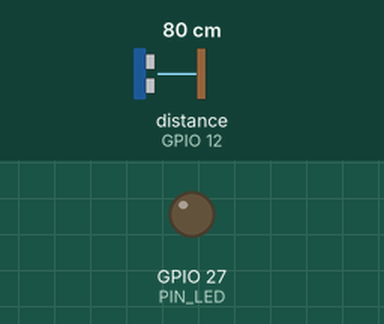
Recording of a sketch running on a simulated ESP32. Parts: output pins drawn as LEDs (lit = HIGH). Wiring (inferred from the names in the program): ultrasonic range finder: trigger GPIO 14; echo GPIO 12. Inputs (shaded band) come from the test bench; at power-on: distance to the obstacle (sensor on GPIO 12) 80 cm. The echo pulse lasts 58.3 µs per cm; WiFi joins after 1.5 s; servers stay silent unless stated; the local clock reads 2024-03-15 10:24:30 at power-on unless the sketch sets it; pins used as bus, display or sensor lines are not drawn; what the sketch prints to the serial monitor is not drawn.

Above: at 2.7 s.
2.8 s: distance to the obstacle (sensor on GPIO 12) set to 75 cm
At 4.92 s:
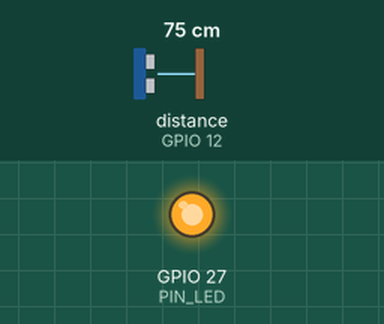
5.8 s: distance to the obstacle (sensor on GPIO 12) set to 80 cm
Timing chart, 0 to 8.8 s (numbered marks = the images above; inputs shaded):
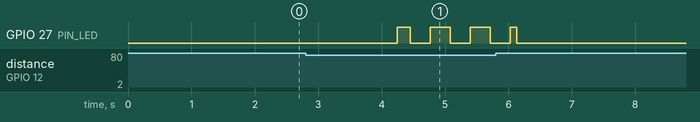

The sketch:

ALP_IoT.ino
```cpp
#include <Ds1302.h>
#include <WiFi.h>
#include <Firebase_ESP_Client.h>

// WiFi Credentials
#define WIFI_SSID     "Topher2005"
#define WIFI_PASSWORD "tOpher20156879"

// Firebase Credentials
#define FIREBASE_API_KEY      "AIzaSyC-LhMRAQJq88FhUai68BfAkQ5s2CfDM24"
#define FIREBASE_DATABASE_URL "https://iot-alp-46c09-default-rtdb.asia-southeast1.firebasedatabase.app"

// Pin Definitions
#define PIN_TRIG 14
#define PIN_ECHO 12
#define PIN_LED  27
#define PIN_CLK  26
#define PIN_DAT  25
#define PIN_RST  33

// Thresholds
const float RISE_THRESHOLD = 1.0;  // triggers POTENTIAL_FLOOD (in cm)
const float DROP_MARGIN = 2.0;   // water must drop at least this much to clear flood state (in cm)

// RTC Setup (RST, CLK, DAT)
Ds1302 rtc(PIN_RST, PIN_CLK, PIN_DAT);

// Firebase Setup
FirebaseData fbdo;
FirebaseAuth auth;
FirebaseConfig config;

// Timing for sensor interval
unsigned long lastCheckTime = 0;
const unsigned long interval = 2000;
float previousDistance = -1;

// Flood state tracking
bool inFloodState = false;

// so we can compare against it to detect a meaningful drop later.
float floodPeakDistance = -1;

// Non-blocking LED blink state.
bool ledBlinkActive = false;
unsigned long lastBlinkTime = 0;
const unsigned long blinkInterval = 300;
bool ledState = false;

// format Ds1302::DateTime into a readable string
String getTimestamp(const Ds1302::DateTime& dt) {
  char buf[20];
  snprintf(buf, sizeof(buf),
    "20%02d-%02d-%02d %02d:%02d:%02d",
    dt.year, dt.month, dt.day,
    dt.hour, dt.minute, dt.second
  );
  return String(buf);
}

// Helper: push a log entry to Firebase
void pushLog(const String& timestamp, float distance, float riseSpeed, const String& status) {
  if (!Firebase.ready()) {
    Serial.println("Firebase: not ready, skipping push");
    return;
  }

  FirebaseJson json;
  json.set("timestamp", timestamp);
  json.set("water_to_sensor_distance_cm", distance);
  json.set("rise_speed_cm_s", riseSpeed);
  json.set("status", status);  // "POTENTIAL_FLOOD" or "SAFE"

  String path = (status == "POTENTIAL_FLOOD") ? "/alerts" : "/safe_logs";

  if (Firebase.RTDB.pushJSON(&fbdo, path.c_str(), &json)) {
    Serial.println("Firebase: [" + status + "] saved — " + timestamp);
  } else {
    Serial.println("Firebase error: " + fbdo.errorReason());
  }
}

void setup() {
  Serial.begin(115200);

  pinMode(PIN_TRIG, OUTPUT);
  pinMode(PIN_ECHO, INPUT);
  pinMode(PIN_LED, OUTPUT);
  digitalWrite(PIN_LED, LOW);

  rtc.init();

  if (rtc.isHalted()) {
    Serial.println("RTC: was halted, restarting...");
    Ds1302::DateTime dt;
    dt.year = 25;
    dt.month = 6;
    dt.day = 8;
    dt.hour = 0;
    dt.minute = 0;
    dt.second = 0;
    dt.dow = 1;
    rtc.setDateTime(&dt);
  }

  Serial.println("RTC ready.");

  Serial.print("Connecting to WiFi");
  WiFi.begin(WIFI_SSID, WIFI_PASSWORD);
  while (WiFi.status() != WL_CONNECTED) {
    delay(500);
    Serial.print(".");
  }
  Serial.println("\nWiFi connected: " + WiFi.localIP().toString());

  config.api_key = FIREBASE_API_KEY;
  config.database_url = FIREBASE_DATABASE_URL;

  if (Firebase.signUp(&config, &auth, "", "")) {
    Serial.println("Firebase sign-up successful");
  } else {
    Serial.printf("Firebase sign-up failed: %s\n", config.signer.signupError.message.c_str());
  }

  Firebase.begin(&config, &auth);
  Firebase.reconnectWiFi(true);
}

void loop() {
  // 1. Read current distance
  digitalWrite(PIN_TRIG, HIGH);
  delayMicroseconds(10);
  digitalWrite(PIN_TRIG, LOW);

  long duration = pulseIn(PIN_ECHO, HIGH);
  float currentDistance = duration / 58.0;

  unsigned long currentTime = millis();

  // 2. Run calculations every 2 seconds
  if (currentTime - lastCheckTime >= interval) {

    if (previousDistance < 0) {
      previousDistance = currentDistance;
    }

    float deltaH = previousDistance - currentDistance;
    float timeInSecs = interval / 1000.0;
    float riseSpeed  = deltaH / timeInSecs;
    if (riseSpeed < 0) riseSpeed = 0;

    Ds1302::DateTime now;
    rtc.getDateTime(&now);
    String timestamp = getTimestamp(now);

    if (!inFloodState) {
      // SAFE: check if water is rising fast enough to trigger alert
      if (riseSpeed >= RISE_THRESHOLD) {
        inFloodState = true;
        ledBlinkActive = true;
        floodPeakDistance = currentDistance; // record distance when flood was triggered
        pushLog(timestamp, currentDistance, riseSpeed, "POTENTIAL_FLOOD");
      } else if (floodPeakDistance == -1) {
        pushLog(timestamp, currentDistance, 0.0, "SAFE");
      }
    } else {
      // FLOOD: check if water level has dropped enough from when alert triggered
      // currentDistance > floodPeakDistance means sensor is farther from water = water went down
      if (currentDistance >= floodPeakDistance + DROP_MARGIN) {
        inFloodState = false;
        ledBlinkActive = false;
        floodPeakDistance = -1;
        digitalWrite(PIN_LED, LOW);
        ledState = false;
        pushLog(timestamp, currentDistance, 0.0, "SAFE");
      } else if (floodPeakDistance > currentDistance) {
        floodPeakDistance = currentDistance;
      }
    }

    // 3. Serial output
    Serial.print("["); Serial.print(timestamp); Serial.print("] ");
    Serial.print("Dist: "); Serial.print(currentDistance); Serial.print(" cm | ");
    Serial.print("Rise Speed: "); Serial.print(riseSpeed); Serial.print(" cm/s | ");
    Serial.print("Flood peak distance: "); Serial.print(floodPeakDistance); Serial.print(" cm");
    Serial.println(inFloodState ? "Status: POTENTIAL_FLOOD [ALERT]" : "Status: SAFE");

    previousDistance = currentDistance;
    lastCheckTime = currentTime;
  }

  // 4. Non-blocking LED blink
  if (ledBlinkActive && (currentTime - lastBlinkTime >= blinkInterval)) {
    ledState = !ledState;
    digitalWrite(PIN_LED, ledState ? HIGH : LOW);
    lastBlinkTime = currentTime;
  }

  delay(100);
}
```

Measured:
- the behaviour switches between 79 and 78 cm on distance to the obstacle (sensor on GPIO 12) (found by bisection; images 0 and 1)
- after the input at 2.8 s, GPIO 27 (PIN_LED): LOW → HIGH after 1.4 s, then repeats every 0.63 s: LOW 0.31 s, HIGH 0.31 s
